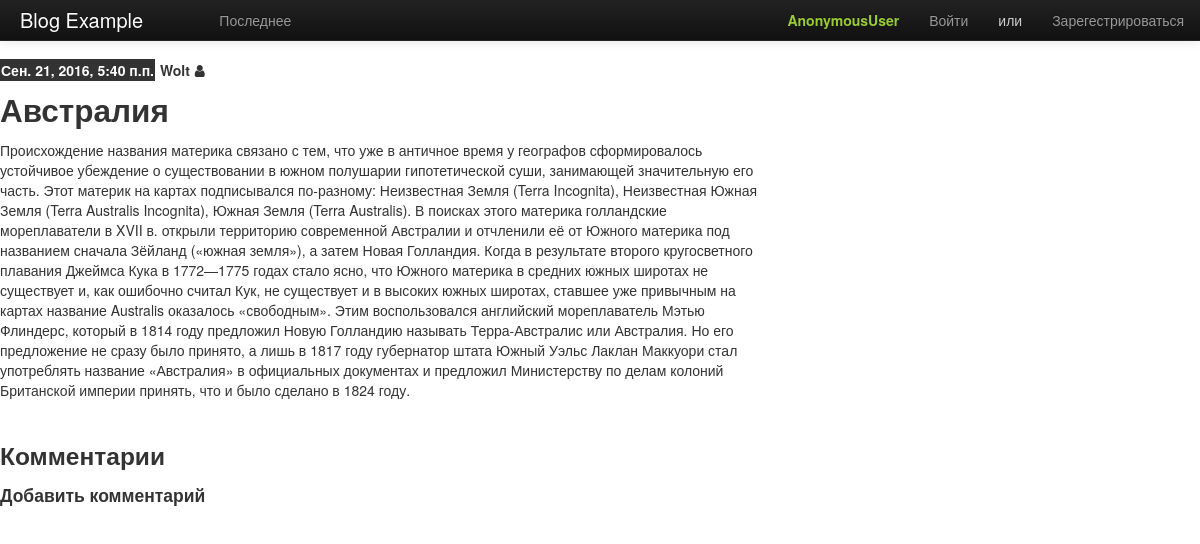
The page /blog/post/26/ on the database its author committed.
### blog/models.py (models this page shows, shortened)
class Post(models.Model):
    title = models.CharField(u'Заголовок', max_length=255, unique_for_date="published_date")
    published_date = models.DateTimeField(u'Дата публикации', blank=True, null=True)
    content = models.TextField(u'Содержание', max_length=10000)
    owner = models.ForeignKey('auth.User')
    class Meta:
        get_latest_by = 'published_date'
        ordering = ('-published_date',)
        verbose_name_plural = 'entries'

### blog/views.py (the view)
# urls.py: url(r'^post/(?P<pk>\d+)/$', PostDetailView.as_view(), name='post_detail'),
class PostDetailView(DetailView):
    model = Post

### templates/blog/post_detail.html (shortened to what this page needs)
{% extends 'blog/base.html' %}
{% block content %}
        <article class="post_preview">
            <header class="post_meta">
                <time pubdate datetime="{{ post.published_date }}" >{{ post.published_date }}</time>
                <span class="owner">{{post.owner}}</span>
                {% if post.owner == user %}<a class="" href="{% url 'post_edit' pk=post.pk %}"> Отредактировать <span class="fa-pencil fa" aria-hidden="true"></span></a>{% else %} <i class="fa fa-user" aria-hidden="true"></i> {% endif %}
            </header>
            <h2>{{ post.title }}</h2>
            <p>{{ post.content|linebreaksbr }}</p>
        </article>
        <div><h3>Комментарии</h3>
        {% load comments %}
        </div>
        <div>
            <h4>Добавить комментарий</h4>
            {% render_comment_form for post %}</div>
    </div>
{% endblock %}

### templates/blog/base.html (style rules this page uses)
body { padding-top: 60px; }
.post_preview { margin-bottom: 35px; }
.post_preview time, .post_preview .owner { padding: 1px; font-weight: bold; }
.post_preview time { background-color: #333; }
.post_preview .owner { color: #333 !important; }
.post_preview time { color: white !important; }

### rows shown on the page
Post: published_date "Сен. 21, 2016, 5:40 п.п.", owner "Wolt", title "Австралия", content "Происхождение названия материка связано с тем, что уже в античное время у географов сформировалось устойчивое убеждение о существовании в южном полушарии гипотетической суши, занимающей значительную его часть. Этот материк на картах подписывался по-разному: Неизвестная Земля (Terra Incognita), Неизвестная Южная Земля (Terra Australis Incognita), Южная Земля (Terra Australis). В поисках этого материка голландские мореплаватели в XVII в. открыли территорию современной Австралии и отчленили её от Южного материка под названием сначала Зёйланд («южная земля»), а затем Новая Голландия. Когда в результате второго кругосветного плавания Джеймса Кука в 1772—1775 годах стало ясно, что Южного материка…"

### other values the page prints
{{ user }} "AnonymousUser"
